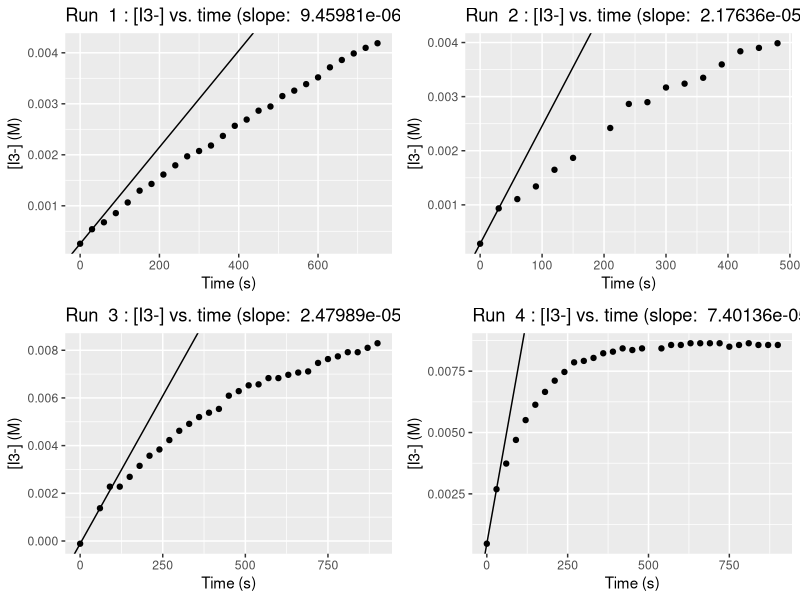

Generate this figure with R:
data <- read.csv('kineticData.csv')
library(dplyr)
library(gridExtra)
library(ggplot2)

dev.off()

data['absorbance'] = log10(100/data$transmittance)
data['concentration'] = data$absorbance / 111.9

data.no.outliers <- data %>%
  filter(
    !(run == 2 & time == 180) &
    !(run == 3 & time == 30) &
    !(run == 4 & time == 510)
  )

data <- data.no.outliers

create.plot <- function(run_id) {
  df <- data %>%
    filter(run == run_id) %>%
    select(time, concentration)

  m = (df$concentration[2] - df$concentration[1]) / (df$time[2] - df$time[1])
  b = df$concentration[1]
  
  plot1 <- ggplot(df) + 
    geom_point(aes(time, concentration)) +
    geom_abline(intercept = b, slope=m) +
    xlab('Time (s)') +
    ylab('[I3-] (M)') + 
    ggtitle(paste('Run ', run_id, ': [I3-] vs. time (slope: ', format(m, digits=6), ')'))
        
  return(plot1)
}

p1 <- create.plot(1)
p2 <- create.plot(2)
p3 <- create.plot(3)
p4 <- create.plot(4)

grid.arrange(p1, p2, p3, p4)

